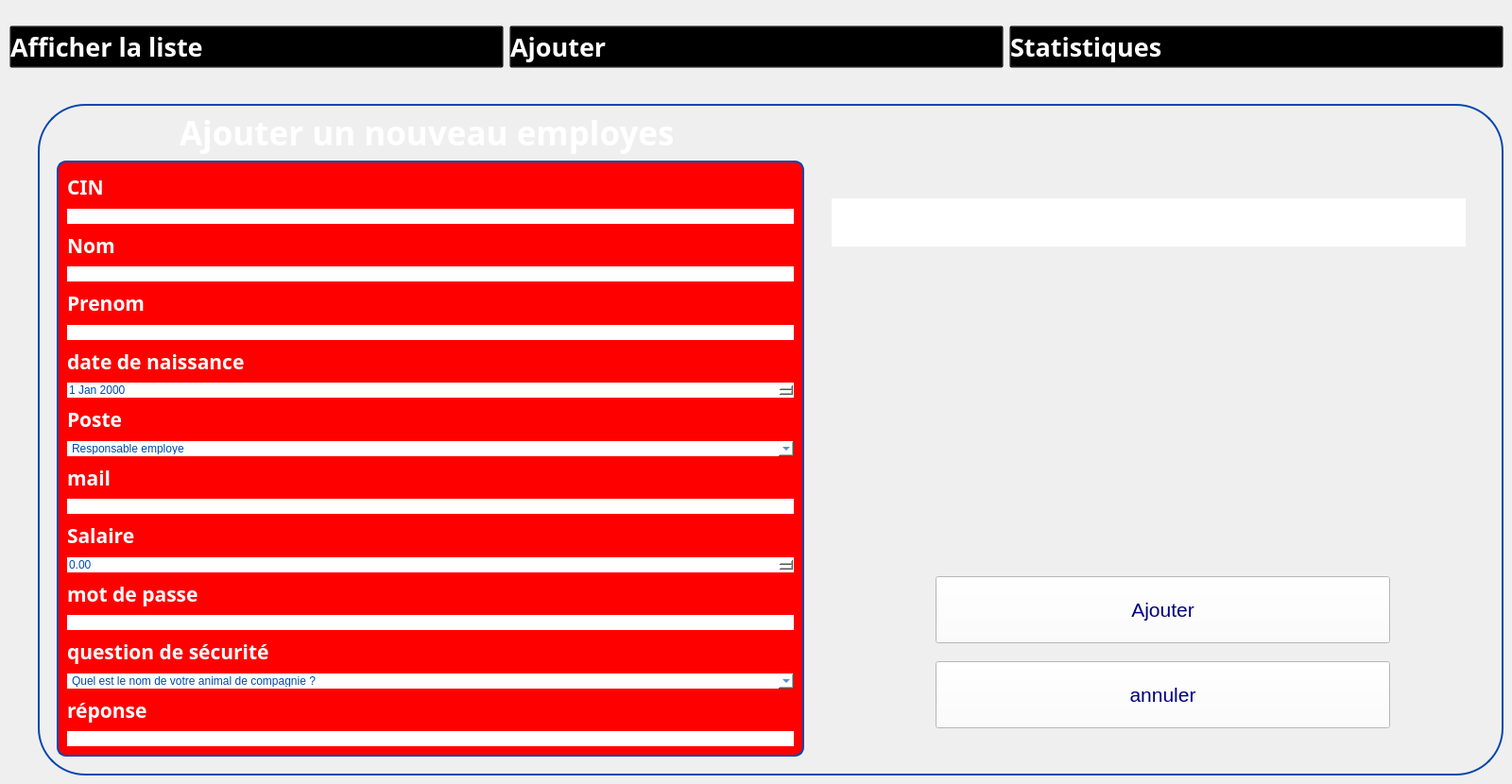
   <widget class="QWidget" name="ajoutemploye">
    <widget class="QGroupBox" name="groupBox_38">
     <property name="geometry">
      <rect>
       <x>40</x>
       <y>110</y>
       <width>1551</width>
       <height>711</height>
      </rect>
     </property>
     <property name="styleSheet">
      <string notr="true">QGroupBox {
	border-radius:50px;
    border: 2px solid #0447AF; /* Red border */
}
</string>
     </property>
     <property name="title">
      <string/>
     </property>
     <widget class="QLabel" name="label_112">
      <property name="geometry">
       <rect>
        <x>190</x>
        <y>30</y>
        <width>51</width>
        <height>51</height>
       </rect>
      </property>
      <property name="text">
       <string/>
      </property>
      <property name="pixmap">
       <pixmap>../../Downloads/wetransfer_gestion-de-formations_2024-02-16_1550/icons/client.png</pixmap>
      </property>
      <property name="scaledContents">
       <bool>true</bool>
      </property>
     </widget>
     <widget class="QLabel" name="label_113">
      <property name="geometry">
       <rect>
        <x>150</x>
        <y>0</y>
        <width>671</width>
        <height>61</height>
       </rect>
      </property>
      <property name="font">
       <font>
        <family>Plus Jakarta Sans</family>
        <pointsize>26</pointsize>
        <weight>75</weight>
        <bold>true</bold>
       </font>
      </property>
      <property name="styleSheet">
       <string notr="true">color:white;
    background: transparent;
</string>
      </property>
      <property name="text">
       <string>Ajouter un nouveau employes</string>
      </property>
     </widget>
     <widget class="QLabel" name="label_117">
      <property name="geometry">
       <rect>
        <x>70</x>
        <y>20</y>
        <width>81</width>
        <height>81</height>
       </rect>
      </property>
      <property name="text">
       <string/>
      </property>
      <property name="pixmap">
       <pixmap>:/Desktop/imageprojetcpp/gestion-de-projet.png</pixmap>
      </property>
      <property name="scaledContents">
       <bool>true</bool>
      </property>
     </widget>
     <widget class="QGroupBox" name="verticalGroupBox_9">
      <property name="geometry">
       <rect>
        <x>20</x>
        <y>60</y>
        <width>791</width>
        <height>631</height>
       </rect>
      </property>
      <property name="styleSheet">
       <string notr="true">	border-radius:10px;
color:white;
background-color: rgb(255, 0, 0);</string>
      </property>
      <layout class="QVBoxLayout" name="verticalLayout_9">
       <item>
        <widget class="QLabel" name="label_120">
         <property name="font">
          <font>
           <family>Gill Sans MT</family>
           <pointsize>16</pointsize>
           <weight>75</weight>
           <bold>true</bold>
          </font>
         </property>
         <property name="styleSheet">
          <string notr="true">color:white;</string>
         </property>
         <property name="text">
          <string>CIN</string>
         </property>
        </widget>
       </item>
       <item>
        <widget class="QLineEdit" name="lineEdit_cin">
         <property name="styleSheet">
          <string notr="true">color:rgb(0,73,174);
background:white;</string>
         </property>
        </widget>
       </item>
       <item>
        <widget class="QLabel" name="label_121">
         <property name="font">
          <font>
           <family>Gill Sans MT</family>
           <pointsize>16</pointsize>
           <weight>75</weight>
           <bold>true</bold>
          </font>
         </property>
         <property name="styleSheet">
          <string notr="true">color:white;</string>
         </property>
         <property name="text">
          <string>Nom</string>
         </property>
        </widget>
       </item>
       <item>
        <widget class="QLineEdit" name="lineEdit_nom_2">
         <property name="styleSheet">
          <string notr="true">color:rgb(0,73,174);
background:white;</string>
         </property>
        </widget>
       </item>
       <item>
        <widget class="QLabel" name="label_129">
         <property name="font">
          <font>
           <family>Gill Sans MT</family>
           <pointsize>16</pointsize>
           <weight>75</weight>
           <bold>true</bold>
          </font>
         </property>
         <property name="styleSheet">
          <string notr="true">color:white;</string>
         </property>
         <property name="text">
          <string>Prenom</string>
         </property>
        </widget>
       </item>
       <item>
        <widget class="QLineEdit" name="lineEdit_prenom">
         <property name="styleSheet">
          <string notr="true">color:rgb(0,73,174);
background:white;</string>
         </property>
        </widget>
       </item>
       <item>
        <widget class="QLabel" name="label_122">
         <property name="font">
          <font>
           <family>Gill Sans MT</family>
           <pointsize>16</pointsize>
           <weight>75</weight>
           <bold>true</bold>
          </font>
         </property>
         <property name="styleSheet">
          <string notr="true">color:white;</string>
         </property>
         <property name="text">
          <string>date de naissance</string>
         </property>
        </widget>
       </item>
       <item>
        <widget class="QDateEdit" name="dateEdit_employe">
         <property name="styleSheet">
          <string notr="true">color:rgb(0,73,174);
background:white;</string>
         </property>
        </widget>
       </item>
       <item>
        <widget class="QLabel" name="label_123">
         <property name="font">
          <font>
           <family>Gill Sans MT</family>
           <pointsize>16</pointsize>
           <weight>75</weight>
           <bold>true</bold>
          </font>
         </property>
         <property name="styleSheet">
          <string notr="true">color:white;</string>
         </property>
         <property name="text">
          <string>Poste</string>
         </property>
        </widget>
       </item>
       <item>
        <widget class="QComboBox" name="comboBox_poste">
         <property name="styleSheet">
          <string notr="true">color:rgb(0,73,174);
background:white;</string>
         </property>
         <item>
          <property name="text">
           <string>Responsable employe</string>
          </property>
         </item>
         <item>
          <property name="text">
           <string>Responsable projets</string>
          </property>
         </item>
         <item>
          <property name="text">
           <string>Responsable salles</string>
          </property>
         </item>
         <item>
          <property name="text">
           <string>Responsable équipements</string>
          </property>
         </item>
         <item>
          <property name="text">
           <string>Responsable formation</string>
          </property>
         </item>
         <item>
          <property name="text">
           <string>Responsable client</string>
          </property>
         </item>
        </widget>
       </item>
       <item>
        <widget class="QLabel" name="label_164">
         <property name="font">
          <font>
           <family>Gill Sans MT</family>
           <pointsize>16</pointsize>
           <weight>75</weight>
           <bold>true</bold>
          </font>
         </property>
         <property name="styleSheet">
          <string notr="true">color:white;</string>
         </property>
         <property name="text">
          <string>mail</string>
         </property>
        </widget>
       </item>
       <item>
        <widget class="QLineEdit" name="lineEdit_mail">
         <property name="styleSheet">
          <string notr="true">color:rgb(0,73,174);
background:white;</string>
         </property>
        </widget>
       </item>
       <item>
        <widget class="QLabel" name="label_124">
         <property name="font">
          <font>
           <family>Gill Sans MT</family>
           <pointsize>16</pointsize>
           <weight>75</weight>
           <bold>true</bold>
          </font>
         </property>
         <property name="styleSheet">
          <string notr="true">color:white;</string>
         </property>
         <property name="text">
          <string>Salaire</string>
         </property>
        </widget>
       </item>
       <item>
        <widget class="QDoubleSpinBox" name="doubleSpinBox_salaire">
         <property name="styleSheet">
          <string notr="true">color:rgb(0,73,174);
background:white;</string>
         </property>
        </widget>
       </item>
       <item>
        <widget class="QLabel" name="label_163">
         <property name="font">
          <font>
           <family>Gill Sans MT</family>
           <pointsize>16</pointsize>
           <weight>75</weight>
           <bold>true</bold>
          </font>
         </property>
         <property name="styleSheet">
          <string notr="true">color:white;</string>
         </property>
         <property name="text">
          <string>mot de passe</string>
         </property>
        </widget>
       </item>
       <item>
        <widget class="QLineEdit" name="lineEdit_mdp">
         <property name="styleSheet">
          <string notr="true">color:rgb(0,73,174);
background:white;</string>
         </property>
        </widget>
       </item>
       <item>
        <widget class="QLabel" name="label_165">
         <property name="font">
          <font>
           <family>Gill Sans MT</family>
           <pointsize>16</pointsize>
           <weight>75</weight>
           <bold>true</bold>
          </font>
         </property>
         <property name="styleSheet">
          <string notr="true">color:white;</string>
         </property>
         <property name="text">
          <string>question de sécurité</string>
         </property>
        </widget>
       </item>
       <item>
        <widget class="QComboBox" name="comboBox_question">
         <property name="styleSheet">
          <string notr="true">color:rgb(0,73,174);
background:white;</string>
         </property>
         <item>
          <property name="text">
           <string>Quel est le nom de votre animal de compagnie ?</string>
          </property>
         </item>
         <item>
          <property name="text">
           <string>Quel est le prenom de votre meilleur(e) ami(e) d'enfance ?</string>
          </property>
         </item>
         <item>
          <property name="text">
           <string>Quel est le nom de jeune fille de votre mere ?</string>
          </property>
         </item>
         <item>
          <property name="text">
           <string>Dans quelle ville etes-vous ne(e) ?</string>
          </property>
         </item>
         <item>
          <property name="text">
           <string>Quelle est votre chanson preferee ?</string>
          </property>
         </item>
         <item>
          <property name="text">
           <string>Quel est votre plat prefere ?</string>
          </property>
         </item>
         <item>
          <property name="text">
           <string>Quel est le nom de votre premier professeur ?</string>
          </property>
         </item>
         <item>
          <property name="text">
           <string>Quelle est votre destination de vacances de reve ?</string>
          </property>
         </item>
         <item>
          <property name="text">
           <string>Quel est le modele de votre premiere voiture ?</string>
          </property>
         </item>
         <item>
          <property name="text">
           <string>Quel est le nom de votre grand-pere maternel ?</string>
          </property>
         </item>
        </widget>
       </item>
       <item>
        <widget class="QLabel" name="label_166">
         <property name="font">
          <font>
           <family>Gill Sans MT</family>
           <pointsize>16</pointsize>
           <weight>75</weight>
           <bold>true</bold>
          </font>
         </property>
         <property name="styleSheet">
          <string notr="true">color:white;</string>
         </property>
         <property name="text">
          <string>réponse</string>
         </property>
        </widget>
       </item>
       <item>
        <widget class="QLineEdit" name="lineEdit_reponse">
         <property name="styleSheet">
          <string notr="true">color:rgb(0,73,174);
background:white;</string>
         </property>
        </widget>
       </item>
      </layout>
     </widget>
     <widget class="QPushButton" name="pushButton_ajouteremploye">
      <property name="geometry">
       <rect>
        <x>950</x>
        <y>500</y>
        <width>481</width>
        <height>71</height>
       </rect>
      </property>
      <property name="font">
       <font>
        <pointsize>16</pointsize>
       </font>
      </property>
      <property name="styleSheet">
       <string notr="true">background-color: rgb(255, 255, 255);
color: rgb(0, 0, 127);
background:white;</string>
      </property>
      <property name="text">
       <string>Ajouter</string>
      </property>
      <property name="icon">
       <iconset resource="ressource.qrc">
        <normaloff>:/image/image (3).png</normaloff>:/image/image (3).png</iconset>
      </property>
     </widget>
     <widget class="QLabel" name="label_message">
      <property name="geometry">
       <rect>
        <x>840</x>
        <y>100</y>
        <width>671</width>
        <height>51</height>
       </rect>
      </property>
      <property name="styleSheet">
       <string notr="true">color: rgb(255, 0, 0);
background-color: qlineargradient(spread:pad, x1:0, y1:0, x2:1, y2:0, stop:0 rgba(0, 0, 0, 255), stop:1 rgba(255, 255, 255, 255));
alternate-background-color: rgb(255, 255, 255);
background-color: rgb(255, 255, 255);</string>
      </property>
      <property name="text">
       <string/>
      </property>
     </widget>
     <widget class="QPushButton" name="pushButton_annulerajou">
      <property name="geometry">
       <rect>
        <x>950</x>
        <y>590</y>
        <width>481</width>
        <height>71</height>
       </rect>
      </property>
      <property name="font">
       <font>
        <pointsize>16</pointsize>
       </font>
      </property>
      <property name="styleSheet">
       <string notr="true">background-color: rgb(255, 255, 255);
color: rgb(0, 0, 127);
background:white;</string>
      </property>
      <property name="text">
       <string>annuler</string>
      </property>
      <property name="icon">
       <iconset resource="ressource.qrc">
        <normaloff>:/image/image (4).png</normaloff>:/image/image (4).png</iconset>
      </property>
     </widget>
    </widget>
    <widget class="QWidget" name="horizontalLayoutWidget_14">
     <property name="geometry">
      <rect>
       <x>10</x>
       <y>10</y>
       <width>1581</width>
       <height>80</height>
      </rect>
     </property>
     <layout class="QHBoxLayout" name="horizontalLayout_17">
      <item>
       <widget class="QPushButton" name="pushButton_120">
        <property name="font">
         <font>
          <family>Gill Sans MT</family>
          <pointsize>20</pointsize>
          <weight>75</weight>
          <bold>true</bold>
         </font>
        </property>
        <property name="styleSheet">
         <string notr="true">QPushButton:hover {
    color: blue;
    background: transparent;
}

QPushButton {
    text-align: left;
    background: transparent;
    color: rgb(255,255,255);
}
</string>
        </property>
        <property name="text">
         <string>Afficher la liste</string>
        </property>
        <property name="icon">
         <iconset resource="ressource.qrc">
          <normaloff>:/image/liste-de-souhaits.png</normaloff>:/image/liste-de-souhaits.png</iconset>
        </property>
        <property name="iconSize">
         <size>
          <width>50</width>
          <height>46</height>
         </size>
        </property>
       </widget>
      </item>
      <item>
       <widget class="QPushButton" name="pushButton_121">
        <property name="font">
         <font>
          <family>Gill Sans MT</family>
          <pointsize>20</pointsize>
          <weight>75</weight>
          <bold>true</bold>
         </font>
        </property>
        <property name="styleSheet">
         <string notr="true">QPushButton:hover {
    color: blue;
    background: transparent;
}

QPushButton {
    text-align: left;
    background: transparent;
    color: rgb(255,255,255);
}
</string>
        </property>
        <property name="text">
         <string>Ajouter </string>
        </property>
        <property name="icon">
         <iconset resource="ressource.qrc">
          <normaloff>:/image/image (3).png</normaloff>:/image/image (3).png</iconset>
        </property>
        <property name="iconSize">
         <size>
          <width>50</width>
          <height>46</height>
         </size>
        </property>
       </widget>
      </item>
      <item>
       <widget class="QPushButton" name="pushButton_122">
        <property name="font">
         <font>
          <family>Gill Sans MT</family>
          <pointsize>20</pointsize>
          <weight>75</weight>
          <bold>true</bold>
         </font>
        </property>
        <property name="styleSheet">
         <string notr="true">QPushButton:hover {
    color: blue;
    background: transparent;
}

QPushButton {
    text-align: left;
    background: transparent;
    color: rgb(255,255,255);
}

</string>
        </property>
        <property name="text">
         <string>Statistiques</string>
        </property>
        <property name="icon">
         <iconset resource="ressource.qrc">
          <normaloff>:/image/image (2).png</normaloff>:/image/image (2).png</iconset>
        </property>
        <property name="iconSize">
         <size>
          <width>50</width>
          <height>46</height>
         </size>
        </property>
       </widget>
      </item>
     </layout>
    </widget>
   </widget>
